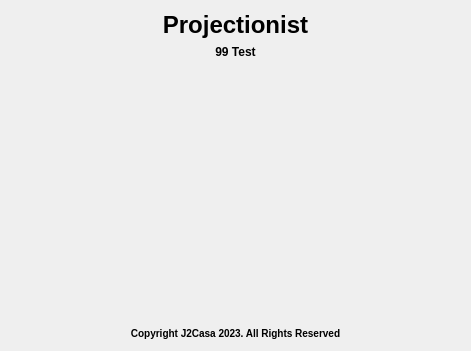
<?xml version="1.0" encoding="UTF-8"?>
<ui version="4.0">
 <class>Page99Test</class>
 <widget class="QWidget" name="Page99Test">
  <property name="geometry">
   <rect>
    <x>0</x>
    <y>0</y>
    <width>471</width>
    <height>351</height>
   </rect>
  </property>
  <property name="sizePolicy">
   <sizepolicy hsizetype="Preferred" vsizetype="Preferred">
    <horstretch>0</horstretch>
    <verstretch>1</verstretch>
   </sizepolicy>
  </property>
  <property name="windowTitle">
   <string>Page 99 Test</string>
  </property>
  <property name="toolTip">
   <string>Page 99 Tool Tip</string>
  </property>
  <property name="statusTip">
   <string>Page 99 Status Tip</string>
  </property>
  <property name="whatsThis">
   <string>Page 99 Whats This</string>
  </property>
  <layout class="QGridLayout" name="gridLayout">
   <item row="1" column="1">
    <layout class="QGridLayout" name="gridLayoutInfoTab">
     <item row="0" column="0">
      <widget class="QLabel" name="labelInfoTitle">
       <property name="text">
        <string>&lt;html&gt;&lt;head/&gt;&lt;body&gt;&lt;h1 style=&quot; margin-top:18px; margin-bottom:12px; margin-left:0px; margin-right:0px; -qt-block-indent:0; text-indent:0px;&quot;&gt;&lt;span style=&quot; font-size:xx-large; font-weight:700;&quot;&gt;Projectionist&lt;/span&gt;&lt;/h1&gt;&lt;/body&gt;&lt;/html&gt;</string>
       </property>
       <property name="alignment">
        <set>Qt::AlignCenter</set>
       </property>
      </widget>
     </item>
     <item row="2" column="0">
      <widget class="QLabel" name="labelInfoCopyright">
       <property name="text">
        <string>&lt;html&gt;&lt;head/&gt;&lt;body&gt;&lt;p align=&quot;center&quot;&gt;&lt;span style=&quot; font-size:small; font-weight:700;&quot;&gt;Copyright J2Casa 2023. All Rights Reserved&lt;/span&gt;&lt;/p&gt;&lt;/body&gt;&lt;/html&gt;</string>
       </property>
      </widget>
     </item>
     <item row="1" column="0">
      <widget class="QLabel" name="labelInfoDetails">
       <property name="sizePolicy">
        <sizepolicy hsizetype="Preferred" vsizetype="Preferred">
         <horstretch>0</horstretch>
         <verstretch>98</verstretch>
        </sizepolicy>
       </property>
       <property name="statusTip">
        <string>Welcome Tab</string>
       </property>
       <property name="text">
        <string>&lt;html&gt;&lt;head/&gt;&lt;body&gt;&lt;h4 align=&quot;center&quot; style=&quot; margin-top:12px; margin-bottom:12px; margin-left:0px; margin-right:0px; -qt-block-indent:0; text-indent:0px;&quot;&gt;&lt;span style=&quot; font-size:72pt; font-weight:700;&quot;&gt;99 Test&lt;/span&gt;&lt;/h4&gt;&lt;/body&gt;&lt;/html&gt;</string>
       </property>
       <property name="alignment">
        <set>Qt::AlignLeading|Qt::AlignLeft|Qt::AlignTop</set>
       </property>
       <property name="wordWrap">
        <bool>true</bool>
       </property>
       <property name="margin">
        <number>5</number>
       </property>
       <property name="indent">
        <number>-4</number>
       </property>
      </widget>
     </item>
    </layout>
   </item>
  </layout>
 </widget>
 <resources/>
 <connections/>
</ui>
